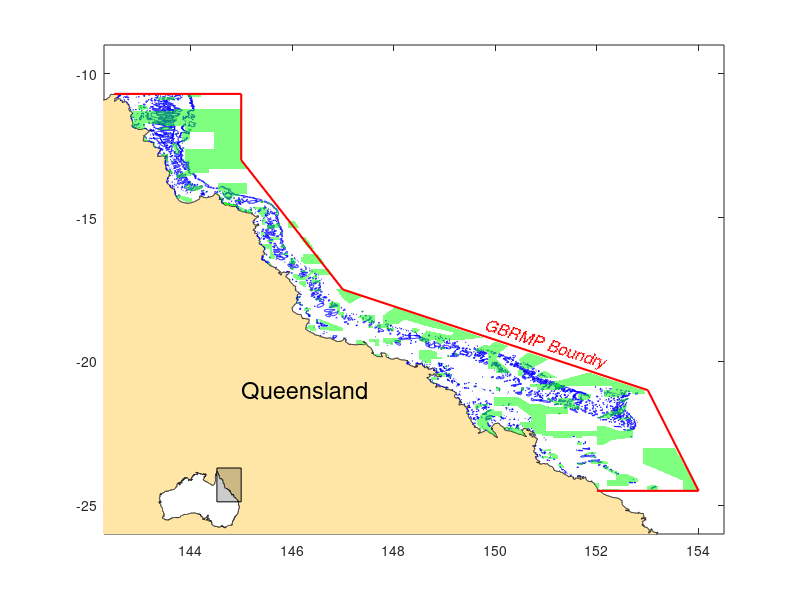

MATLAB code for this plot:
clear all

figure
clf
hold on
box on

GBRMPA_OUTLINE = [
    142.5 -10.7;
    145.0 -10.7;
    145.0 -13.0;
    147.0 -17.5;
    153.0 -21.0;
    154.0 -24.5;
    152.0 -24.5
]

load AustOutline_MXB362
pt = patch(Outline(:,1), Outline(:,2), [0.8 0.8 0.8]);
set(pt, 'facecolor', [1 0.9 0.65])

load ReefOutline_MXB362 
plot(ReefRaw(:,1), ReefRaw(:,2), 'b')

load GreenZones_MXB362
NumZone = length(GreenOutline);
for a = 1:NumZone
    pt = patch(GreenOutline{a}(1,:), GreenOutline{a}(2,:), 'g');
    set(pt, 'edgecolor', 'none', 'facealpha', 0.5)
end

plot(GBRMPA_OUTLINE(:,1), GBRMPA_OUTLINE(:,2), 'r', 'LineWidth', 1.5)

set(gca, 'color', [0.94 1, 1])
text(145, -21, 'Queensland', 'FontSize', 17)
T = text(149.8, -18.74, 'GBRMP Boundry', 'FontSize', 12);
set(T, 'fontangle', 'italic', 'color', 'r')
set(T, 'rotation', -18)

xlim([142.3 154.5])
ylim([-26 -9])

axes('Position', [0.15 0.12 0.2 0.1])
axis equal; 
hold on
patch(Outline(:,1), Outline(:,2), [1 1 1]);
pt = patch([142.3, 154.5 154.5 142.3], [-26 -26 -9 -9], [0 0 0]);
set(pt, 'facealpha',0.2)
axis off